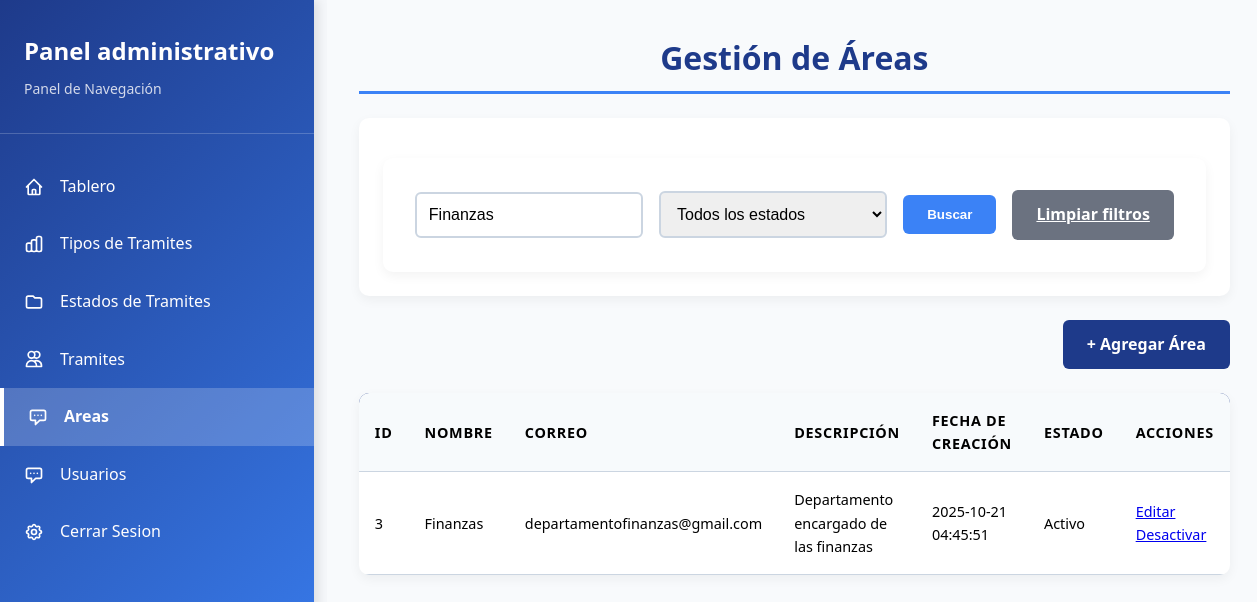
The app's page /views/admin/area/areas.php?busqueda=Finanzas with its own data.
### tables this page shows
CREATE TABLE tbl_area (
    id_area INT AUTO_INCREMENT PRIMARY KEY,
    nombre VARCHAR(100) NOT NULL UNIQUE,
    correo VARCHAR(50),
    descripcion VARCHAR (200),
    fecha_creacion DATETIME DEFAULT CURRENT_TIMESTAMP,
    activo BOOLEAN DEFAULT TRUE
);

### views/admin/area/areas.php (the view, shortened to what this page needs)
<?php
require '../../../config/database/config/config_db.php';
$busqueda = isset($_GET['busqueda']) ? trim($_GET['busqueda']) : '';
$query = "SELECT
    id_area,
    nombre,
    correo,
    descripcion,
    fecha_creacion,
    activo
FROM tbl_area
WHERE 1=1 ";
$params = [];
$types = '';
if (!empty($busqueda)) {
    $query .= " AND (nombre LIKE ? OR correo LIKE ? OR descripcion LIKE ?)";
    $searchTerm = "%$busqueda%";
    $params = array_merge($params, [$searchTerm, $searchTerm, $searchTerm]);
    $types .= 'sss';
}
$query .= " ORDER BY id_area DESC LIMIT 50";
$stmt = $mysqli->prepare($query);
if (!empty($params)) {
    $stmt->bind_param($types, ...$params);
}
$stmt->execute();
$result = $stmt->get_result();
$areas = $result->fetch_all(MYSQLI_ASSOC);
?>
<!DOCTYPE html>
<html lang="es">
<head>
    <link rel="stylesheet" href="/style/usuarios.css">
</head>
<body>
    <?php include '../../sidebaradministrador.php'; ?>
    <div class="contenido-principal">
        <h1>Gestión de Áreas</h1>
        <div class="filtros-container">
            <form method="GET" action="" class="filtros-form">
                <div class="filtro-grupo">
                    <input type="text" name="busqueda" placeholder="Buscar por nombre, correo o descripción"
                        value="<?= isset($_GET['busqueda']) ? htmlspecialchars($_GET['busqueda']) : '' ?>">
                </div>
                <div class="filtro-grupo">
                    <select name="estado">
                        <option value="">Todos los estados</option>
                    </select>
                </div>
                <button type="submit" class="btn-buscar">Buscar</button>
                <a href="?" class="btn-limpiar">Limpiar filtros</a>
            </form>
        </div>
        <div class="acciones-superiores">
            <a href="agregar_area.php" class="btn-agregar">+ Agregar Área</a>
        </div>
        <table>
            <thead>
                <tr>
                    <th>ID</th>
                    <th>Nombre</th>
                    <th>Correo</th>
                    <th>Descripción</th>
                    <th>Fecha de creación</th>
                    <th>Estado</th>
                    <th>Acciones</th>
                </tr>
            </thead>
            <tbody>
                <?php if ($areas): ?>
                <?php foreach ($areas as $area): ?>
                <tr>
                    <td><?= $area['id_area'] ?></td>
                    <td><?= htmlspecialchars($area['nombre']) ?></td>
                    <td><?= htmlspecialchars($area['correo']) ?></td>
                    <td><?= htmlspecialchars($area['descripcion']) ?></td>
                    <td><?= htmlspecialchars($area['fecha_creacion']) ?></td>
                    <td><?= $area['activo'] ? 'Activo' : 'Inactivo' ?></td>
                    <td class="acciones">
                        <a href="editar_area.php?id_area=<?= $area['id_area'] ?>">Editar</a>
                        <?php if ($area['activo']): ?>
                            <a href="eliminar_area.php?id_area=<?= $area['id_area'] ?>" onclick="return confirm('¿Seguro que deseas desactivar esta área?')">Desactivar</a>
                        <?php else: ?>
                            <a href="activar_area.php?id_area=<?= $area['id_area'] ?>" onclick="return confirm('¿Seguro que deseas activar esta área?')">Activar</a>
                        <?php endif; ?>
                    </td>
                </tr>
                <?php endforeach; ?>
                <?php else: ?>
                <tr>
                    <td colspan="7">No se encontraron áreas.</td>
                </tr>
                <?php endif; ?>
            </tbody>
        </table>
    </div>
</body>
</html>

### style/usuarios.css (style rules this page uses)
:root { --color-primario: #1e3a8a; --color-secundario: #3b82f6; --color-texto: #fffefe; --color-fondo: #f8fafc; --color-borde: #cbd5e1; --color-hover: #e2e8f0; --color-error: #dc2626; --color-exito: #10b981; --font-primary: 'Segoe UI', Tahoma, Geneva, Verdana, sans-serif; }
* { margin: 0; padding: 0; box-sizing: border-box; }
body { font-family: var(--font-primary); background-color: var(--color-fondo); color: var(--color-texto); line-height: 1.6; }
.contenido-principal { margin-left: 26%; padding: 2rem; background-color: var(--color-fondo); transition: all 0.3s ease; }
.contenido-principal h1 { color: var(--color-primario); font-size: 2rem; margin-bottom: 1.5rem; padding-bottom: 0.5rem; border-bottom: 3px solid var(--color-secundario); text-align: center; }
form { background: white; padding: 2rem; border-radius: 10px; box-shadow: 0 4px 12px rgba(0, 0, 0, 0.05); max-width: 1000px; width: 100%; margin: 0 auto; margin-top: 1rem; }
table { width: 100%; border-collapse: collapse; background: white; border-radius: 10px; overflow: hidden; box-shadow: 0 4px 12px rgba(0, 0, 0, 0.05); margin-top: 1.5rem; font-size: 0.9rem; }
table thead { background-color: var(--color-primario); color: var(--color-texto); }
table th, table td { padding: 1rem; text-align: left; border-bottom: 1px solid var(--color-borde); color: #000000; }
table th { font-weight: 600; text-transform: uppercase; letter-spacing: 0.05em; }
.filtros-container { background: white; padding: 1.5rem; border-radius: 10px; box-shadow: 0 4px 12px rgba(0, 0, 0, 0.05); margin-bottom: 1.5rem; }
.filtros-form { display: flex; gap: 1rem; flex-wrap: wrap; align-items: center; }
.filtro-grupo { flex: 1 1 200px; }
.filtro-grupo input, .filtro-grupo select { width: 100%; padding: 0.75rem; border: 2px solid var(--color-borde); border-radius: 6px; font-size: 1rem; }
.btn-buscar, .btn-limpiar { padding: 0.75rem 1.5rem; border: none; border-radius: 6px; cursor: pointer; font-weight: 600; transition: background-color 0.2s; }
.btn-buscar { background-color: var(--color-secundario); color: var(--color-texto); }
.btn-limpiar { background-color: #6b7280; color: white; }
.acciones-superiores { margin-bottom: 1.5rem; text-align: right; }
.btn-agregar { display: inline-block; background-color: var(--color-primario); color: var(--color-texto); padding: 0.75rem 1.5rem; border-radius: 6px; text-decoration: none; font-weight: 600; transition: background-color 0.2s; }

### style/sidebar.css (style rules this page uses)
* { margin: 0; padding: 0; box-sizing: border-box; }
body { font-family: 'Segoe UI', Tahoma, Geneva, Verdana, sans-serif; display: flex; min-height: 100vh; background: #f5f7fa; }
table { width: 100%; border-collapse: collapse; background: white; }
th, td { padding: 1rem; text-align: left; border-bottom: 1px solid #e2e8f0; }
th { background: #f7fafc; font-weight: 600; color: #2d3748; }

### style/variables.css (style rules this page uses)
:root { --color-primario: #1e3a8a; --color-secundario: #3b82f6; --color-texto: #fffefe; --color-Exito: #4caf50; --color-Aviso: #f4a261; --color-error: #e63946; --radio: 14px; --ancho-max: 1100px; --esp: 16px; }

### records on screen
tbl_area: id_area "3", nombre "Finanzas", correo "departamentofinanzas@gmail.com", descripcion "Departamento encargado de las finanzas", fecha_creacion "2025-10-21 04:45:51", activo "Activo"
